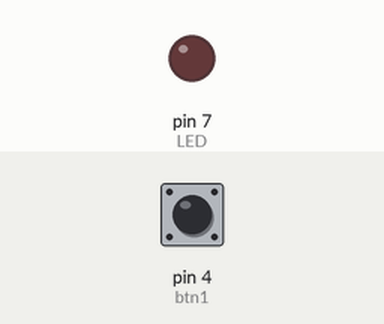
This sketch was run on a simulated Arduino Mega 2560, built with avr-gcc and run on an emulated ATmega2560. Shown: output pins drawn as LEDs (lit = HIGH). Dashed ring = blinking. Inputs (shaded band) come from the test bench; at power-on: pin 4 (btn1) HIGH.

Above: at 1.2 s.
1.3 s: pin 4 (btn1) pulled LOW for 1 s
At 1.55 s:
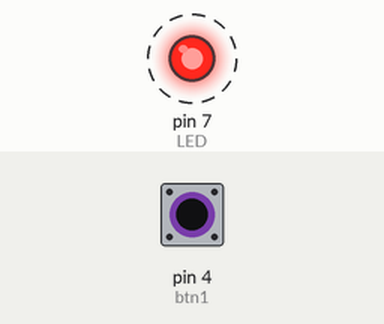
4.3 s: pin 4 (btn1) pulled LOW for 3.2 s
At 7.7 s:
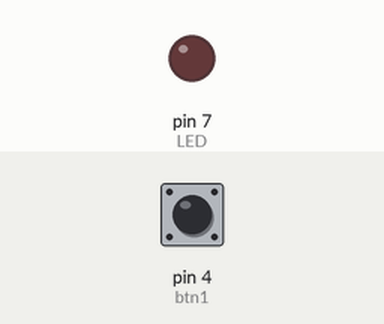
Timing chart, 0 to 9.2 s (numbered marks = the images above; inputs shaded):
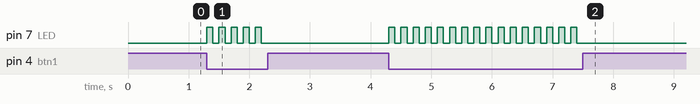

Measured:
- after the input at 1.3 s, pin 7 (LED): alternates HIGH for 0.10 s and LOW for 0.10 s, 10 changes in all, then stays LOW, starting at once
- after the input at 4.3 s, pin 7 (LED): alternates HIGH for 0.10 s and LOW for 0.10 s, 32 changes in all, then stays LOW, starting at once

The sketch:

sketch.ino
```cpp
int LED = 7;
int val;
bool ledstate;
int btn1 = 4;


void setup() {
  // put your setup code here, to run once:
pinMode(btn1, INPUT_PULLUP);
pinMode(LED, OUTPUT);
ledstate = LOW;
}


void loop() {
  // put your main code here, to run repeatedly:
  val = digitalRead(btn1);
  if ( val == LOW){
    if (ledstate == LOW){
    //digitalWrite(LED, HIGH);
    ledstate = HIGH;
  }
 //if(ledstate == HIGH){
   else ledstate = LOW;
    //digitalWrite(LED, LOW);


}
  if(ledstate ==HIGH){
     digitalWrite(LED, HIGH);
  }
  else{
  digitalWrite(LED, LOW);
}

  delay(100);

}
```
